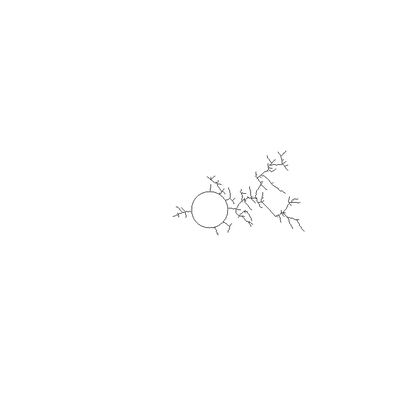
%> input picture PUF_DATA_COLORFLIPED/b29.tif, 420 x 420 px, shrunk from 800 x 800 before the run
$ octave noiseSript29.m   (GNU Octave 9; MATLAB toolbox functions it lacks are replaced by stand-ins)
%> lines starting %> are read from the running program, lines starting %| are printed output that depends on the picture; in (x1, y1, x2, y2) boxes, pixels count from 0 and x2, y2 are one past the last pixel; in counts of white or black regions, pixels touching at a corner belong together; the program's own positions count from 1
### noiseTestMain.m
function data = noiseTestMain(fileName,type)
%> called with fileName = 'b29.tif', type = 1
refIMG = imread(fileName);
%> refIMG is the input picture: size 420x420 uint8; min 57, max 255, mean 254.4
refIMG = im2double(refIMG);
%> refIMG: size 420x420 double
if (type==1)
    noised_sample = 10;
    data = zeros(noised_sample, 1);

    for index = 2:noised_sample
        NImg = imageNoiseMaker(fileName,"salt & pepper",0.005*(index-1));
        denoise_image = denoiseHandle(NImg, "salt & pepper");
        try
            matchedTreeindex = smallIdentification(denoise_image);
        catch
            matchedTreeindex = 0;
        end
        data(index) = matchedTreeindex;

    end
elseif (type==2)
    noised_sample = 26;
    data = zeros(noised_sample, 1);

    parfor index = 1:noised_sample
        NImg = imageNoiseMaker(fileName,"gaussian",0.001*(index-1));
        denoise_image = denoiseHandle(NImg);
        try
            matchedTreeindex = smallIdentification(denoise_image);
        catch
            matchedTreeindex = 0;
        end
        data(index) = matchedTreeindex;
    end

end
end


function matchedTreeindex = smallIdentification(inputIMGE)
inputIMGE = (inputIMGE*-1) + 1;
[height, width] = size(inputIMGE);
rough_circle = hough_circle(inputIMGE,.5,0.1,33,37,1);

rough_circle = round(mean(rough_circle, 2));
circleCenter.x = rough_circle(1);
circleCenter.y = rough_circle(2);
circleCenter.radius = rough_circle(3);
[xgrid, ygrid] = meshgrid(1:width, 1:height);
tempradius = circleCenter.radius;
for index = -3:3
    circle = sqrt((circleCenter.y - ygrid).^2 + (circleCenter.x...
        - xgrid).^2) <= tempradius + index;
    circle2 = sqrt((circleCenter.y - ygrid).^2 + (circleCenter.x...
        - xgrid).^2) <= tempradius + index -1;
    circleDiff = circle - circle2;
    [y, x] = find(circleDiff);
    temptotal = numel(y);
    if (sum(inputIMGE(y,x))/temptotal > .93)
        circleCenter.radius = tempradius + index;
        disp("succuessfully find the more accurate radius")
        break;
    end

    if (index == 3)
        circleCenter.radius = tempradius + .5;
    end
end


[TreeStruct, ~, ~, distinfo, angleinfo] = graph_based_rdGen(inputIMGE, circleCenter);

[maxmatchingRate, matchedTreeindex, Rmat] = mappingMain(TreeStruct,distinfo,angleinfo);

end

### imageNoiseMaker.m
function [NImg, LEN, THETA] = imageNoiseMaker(fileName,noiseName,varargin)
%> called with fileName = 'b29.tif', noiseName = 'salt & pepper'
%UNTITLED Summary of this function goes here
%   Detailed explanation goes here

I = imread(fileName);
I = im2double(I);
LEN = 0; THETA = 0;
if (noiseName == "gaussian")
    NImg = imnoise(I, 'gaussian', 0, varargin{1});
elseif (noiseName == "salt & pepper")
    NImg = imnoise(I, 'salt & pepper', varargin{1});
elseif (noiseName == "motion")
    LEN = varargin{1};
    THETA = varargin{2};
    PSF = fspecial('motion', LEN, THETA);
    NImg = imfilter(I, PSF, 'conv', 'circular');
end
end

### denoiseHandle.m
function denoise_image = denoiseHandle(noised_image, varargin)

if isempty(varargin)
    denoise_image = wiener2(noised_image);
    denoise_image = imbinarize(denoise_image);
    denoise_image = bwareaopen(denoise_image);
elseif varargin{1} == "salt & pepper"
    format = fspecial('average', 5);
    denoise_image = filter2(format, noised_image);
    denoise_image = imbinarize(denoise_image);
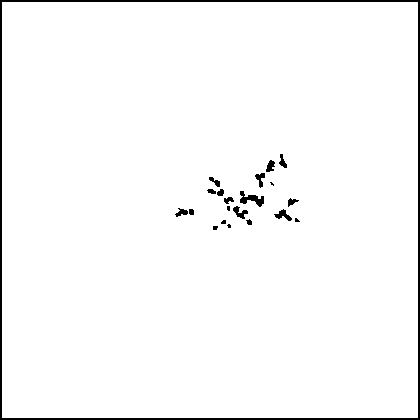
%> denoise_image: size 420x420 logical; 97.5% white; 21 black regions (6 under 20 px), largest, box (x1, y1, x2, y2) and area: (0, 0, 420, 420) 3344, (240, 191, 264, 207) 179, (274, 209, 292, 221) 95
    denoise_image = bwareaopen(denoise_image, 400);
    denoise_image = -denoise_image + 1;
    denoise_image = bwmorph(denoise_image,'thin',inf);
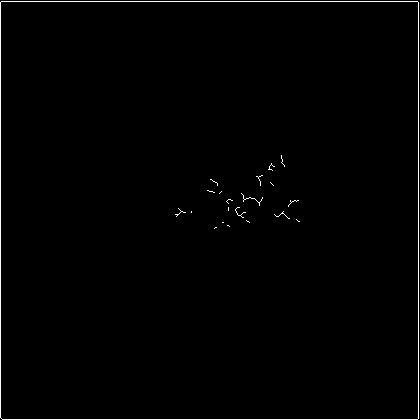
%> denoise_image: size 420x420 logical; 1.1% white in thin lines or dots
    denoise_image = -denoise_image + 1;
%> denoise_image: size 420x420 double; values 0 (black) and 1 (white), 98.9% white; black in thin lines or dots
elseif varargin{1} == "motion"
    LEN = varargin{2};
    THETA = varargin{3};
    PSF = fspecial('motion', LEN, THETA);
    NSR = 0;
    denoise_image = deconvwnr(noised_image, PSF, NSR);
    denoise_image = imbinarize(denoise_image);
end

end

### hough_circle.m
function [para, hough_space,hough_circleOut] = hough_circle(BW,step_r,step_angle,r_min,r_max,p)
%> called with step_r = 0.5, step_angle = 0.1, r_min = 33, r_max = 37, p = 1
%[HOUGH_SPACE,HOUGH_CIRCLE,PARA] = HOUGH_CIRCLE(BW,STEP_R,STEP_ANGLE,R_MAX,P)

[m,n] = size(BW);
size_r = round((r_max-r_min)/step_r)+1;
size_angle = round(2*pi/step_angle);

hough_space = zeros(m,n,size_r);

[rows,cols] = find(BW);
%> rows = 1865 values from 2 to 420; cols = 1865 values from 1 to 419
ecount = size(rows);
%> ecount = [1865 1]

% Hough Transformation
% Transform (x,y) domain to (a, b, r) domain
% a = x-r*cos(angle)
% b = y-r*sin(angle)
for i=1:ecount
    for r=1:size_r
        for k=1:size_angle
            a = round(rows(i)-(r_min+(r-1)*step_r)*cos(k*step_angle));
            b = round(cols(i)-(r_min+(r-1)*step_r)*sin(k*step_angle));
            if(a>0&a<=m&b>0&b<=n)
                hough_space(a,b,r) = hough_space(a,b,r)+1;
            end
        end
    end
end

% ??????????
max_para = max(max(max(hough_space)));
%> max_para = 10
index = find(hough_space>=max_para*p);
%> index = [190295; 190647; 338135; 338487; 543866; 690866; 897085; 1043245; 1250304; 1395624]
length = size(index);
%> length = [10 1]
hough_circleOut=zeros(m,n);
for i=1:ecount
    for k=1:length
        par3 = floor(index(k)/(m*n))+1;
        par2 = floor((index(k)-(par3-1)*(m*n))/m)+1;
        par1 = index(k)-(par3-1)*(m*n)-(par2-1)*m;
        if((rows(i)-par1)^2+(cols(i)-par2)^2<(r_min+(par3-1)*step_r)^2+5&...
                (rows(i)-par1)^2+(cols(i)-par2)^2>(r_min+(par3-1)*step_r)^2-5)
            hough_circleOut(rows(i),cols(i)) = 1;
        end
    end
end
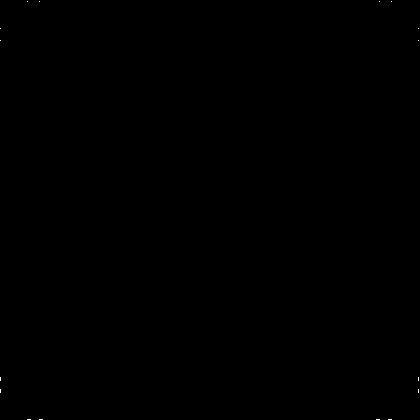
%> hough_circleOut: size 420x420 double; values 0 (black) and 1 (white), 0.02% white in thin lines or dots

% The output
for k=1:length
    par3 = floor(index(k)/(m*n))+1;
    par2 = floor((index(k)-(par3-1)*(m*n))/m)+1;
    par1 = index(k)-(par3-1)*(m*n)-(par2-1)*m;
    par3 = r_min+(par3-1)*step_r;
    fprintf(1,'Center%d at [%d, %d], radius = %d\n',k,par1,par2,par3);
    para(:,k) = [par1,par2,par3]';

end
%> this loop made 10 passes
%> (par3, par2, par1) on passes 1 to 8: (33.5, 34, 35), (33.5, 34, 387), (33.5, 386, 35), (33.5, 386, 387), (34.5, 35, 386), (34.5, 385, 386), (35.5, 36, 385), (35.5, 384, 385)
%> (printed output is left out)
%> after the loop, para = 10 columns, first 8: [35 387 35 387 386 386 385 385; 34 34 386 386 35 385 36 384; 33.5 33.5 33.5 33.5 34.5 34.5 35.5 35.5]
%> in smallIdentification, `rough_circle = hough_circle(inputIMGE,.5,0.1,33,37,1);`: rough_circle has the same summary as para in hough_circle
%> in smallIdentification, `rough_circle = round(mean(rough_circle, 2));`: rough_circle = [315; 210; 35]
%> in smallIdentification, `circleCenter.x = rough_circle(1);`: circleCenter.x = 315
%> in smallIdentification, `circleCenter.y = rough_circle(2);`: circleCenter.y = 210
%> in smallIdentification, `circleCenter.radius = rough_circle(3);`: circleCenter.radius = 35
%> the loop in smallIdentification, `for index = -3:3` made 7 passes
%> (temptotal, circleCenter.radius) on pass 7: (220, 35.5)
%> pass 1, in smallIdentification, `circle = sqrt((circleCenter.y - ygrid).^2 + (circleCenter.x - xgrid).^..`:
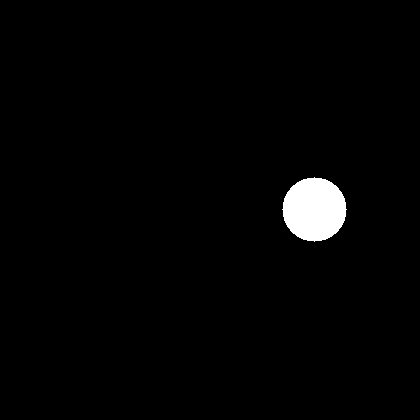
%> circle: size 420x420 logical; 1.8% white; 1 white region, box (x1, y1, x2, y2) and area: (282, 177, 347, 242) 3209
%> pass 1, in smallIdentification, `circle2 = sqrt((circleCenter.y - ygrid).^2 + (circleCenter.x - xgrid)...`:
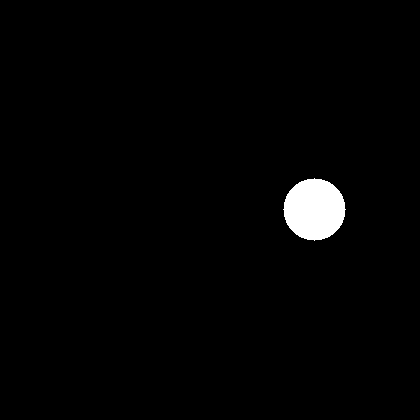
%> circle2: size 420x420 logical; 1.7% white; 1 white region, box (x1, y1, x2, y2) and area: (283, 178, 346, 241) 3001
%> pass 1, in smallIdentification, `circleDiff = circle - circle2;`:
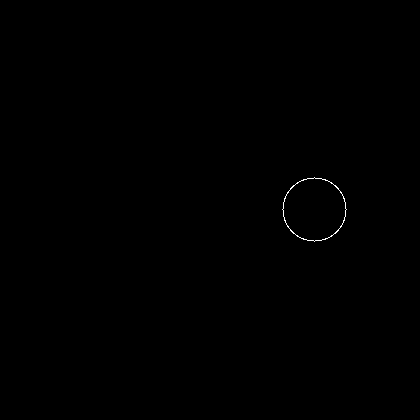
%> circleDiff: size 420x420 double; values 0 (black) and 1 (white), 0.12% white in thin lines or dots, all inside (x1, y1, x2, y2) = (282, 177, 347, 242)
%> pass 2, in smallIdentification, `circle = sqrt((circleCenter.y - ygrid).^2 + (circleCenter.x - xgrid).^..`:
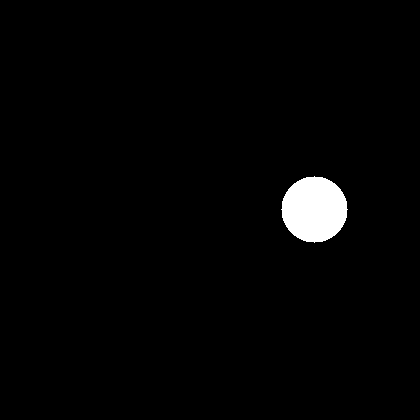
%> circle: size 420x420 logical; 1.9% white; 1 white region, box (x1, y1, x2, y2) and area: (281, 176, 348, 243) 3409
%> after the loop in smallIdentification, `for index = -3:3`: circleCenter = {x 315, y 210, radius 35.5}

### graph_based_rdGen.m
function [TreeStruct, new_result, cellnodes, distinfo, angleinfo] = graph_based_rdGen(image, circleInfo, varargin)
%%This function is differ than the original graph_based function, it should
%%be called when the image is just a skeleton, and can be easily get Tree
%%structure

%%% remove circle in center and find tree initial point
[height, width] = size(image);
%> (the rest of the program and of its run is left out)
